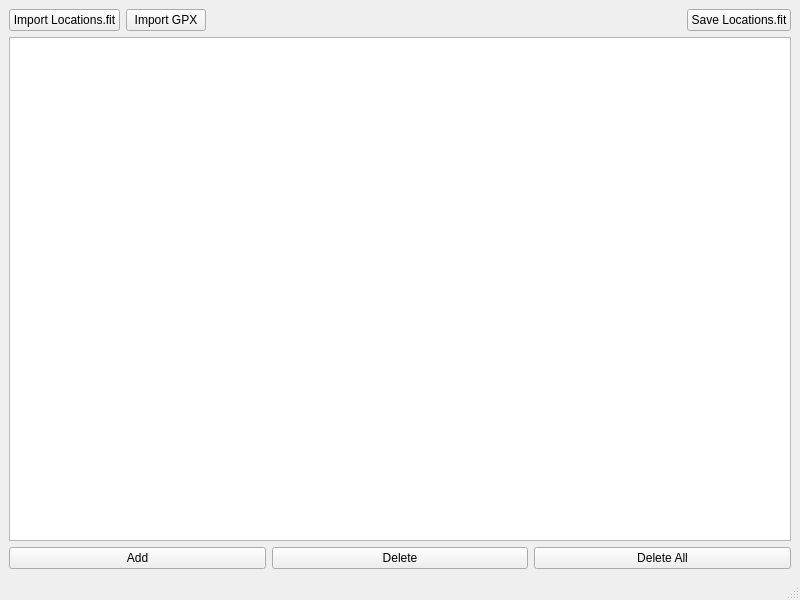
<?xml version="1.0" encoding="UTF-8"?>
<ui version="4.0">
 <class>MainWindow</class>
 <widget class="QMainWindow" name="MainWindow">
  <property name="geometry">
   <rect>
    <x>0</x>
    <y>0</y>
    <width>800</width>
    <height>600</height>
   </rect>
  </property>
  <property name="windowTitle">
   <string>MainWindow</string>
  </property>
  <widget class="QWidget" name="centralwidget">
   <layout class="QVBoxLayout" name="verticalLayout_2">
    <item>
     <layout class="QHBoxLayout" name="horizontalLayout">
      <item>
       <widget class="QPushButton" name="import_locations_fit_btn">
        <property name="text">
         <string>Import Locations.fit</string>
        </property>
       </widget>
      </item>
      <item>
       <widget class="QPushButton" name="import_gpx_btn">
        <property name="text">
         <string>Import GPX</string>
        </property>
       </widget>
      </item>
      <item>
       <spacer name="horizontalSpacer">
        <property name="orientation">
         <enum>Qt::Orientation::Horizontal</enum>
        </property>
        <property name="sizeHint" stdset="0">
         <size>
          <width>40</width>
          <height>20</height>
         </size>
        </property>
       </spacer>
      </item>
      <item>
       <widget class="QPushButton" name="save_locations_fit_btn">
        <property name="text">
         <string>Save Locations.fit</string>
        </property>
       </widget>
      </item>
     </layout>
    </item>
    <item>
     <widget class="QTableWidget" name="waypoint_table"/>
    </item>
    <item>
     <layout class="QHBoxLayout" name="horizontalLayout_2">
      <item>
       <widget class="QPushButton" name="add_wpt_btn">
        <property name="text">
         <string>Add</string>
        </property>
       </widget>
      </item>
      <item>
       <widget class="QPushButton" name="delete_wpt_btn">
        <property name="text">
         <string>Delete</string>
        </property>
       </widget>
      </item>
      <item>
       <widget class="QPushButton" name="delete_all_wpts_btn">
        <property name="text">
         <string>Delete All</string>
        </property>
       </widget>
      </item>
     </layout>
    </item>
   </layout>
  </widget>
  <widget class="QStatusBar" name="statusbar"/>
  <action name="import_locations_fit_action">
   <property name="text">
    <string>Import Locations.fit</string>
   </property>
   <property name="toolTip">
    <string>Import Waypoints from Locations.fit file</string>
   </property>
   <property name="shortcut">
    <string>Ctrl+O</string>
   </property>
   <property name="menuRole">
    <enum>QAction::MenuRole::NoRole</enum>
   </property>
  </action>
  <action name="import_gpx_action">
   <property name="text">
    <string>Import GPX</string>
   </property>
   <property name="toolTip">
    <string>Import Waypoints from GPX file</string>
   </property>
   <property name="shortcut">
    <string>Ctrl+L</string>
   </property>
   <property name="menuRole">
    <enum>QAction::MenuRole::NoRole</enum>
   </property>
  </action>
  <action name="save_locations_fit_action">
   <property name="text">
    <string>Save Locations.fit</string>
   </property>
   <property name="toolTip">
    <string>Save Waypoints to new Locations.fit file</string>
   </property>
   <property name="shortcut">
    <string>Ctrl+S</string>
   </property>
   <property name="menuRole">
    <enum>QAction::MenuRole::NoRole</enum>
   </property>
  </action>
  <action name="add_wpt_action">
   <property name="text">
    <string>Add Waypoint</string>
   </property>
   <property name="shortcut">
    <string>Ctrl++</string>
   </property>
   <property name="menuRole">
    <enum>QAction::MenuRole::NoRole</enum>
   </property>
  </action>
  <action name="delete_wpt_action">
   <property name="text">
    <string>Delete Waypoint</string>
   </property>
   <property name="shortcut">
    <string>Ctrl+Backspace</string>
   </property>
   <property name="menuRole">
    <enum>QAction::MenuRole::NoRole</enum>
   </property>
  </action>
  <action name="delete_all_wpts_action">
   <property name="text">
    <string>Delete All Waypoints</string>
   </property>
   <property name="shortcut">
    <string>Ctrl+Shift+Backspace</string>
   </property>
   <property name="menuRole">
    <enum>QAction::MenuRole::NoRole</enum>
   </property>
  </action>
 </widget>
 <resources/>
 <connections>
  <connection>
   <sender>import_locations_fit_btn</sender>
   <signal>clicked()</signal>
   <receiver>import_locations_fit_action</receiver>
   <slot>trigger()</slot>
   <hints>
    <hint type="sourcelabel">
     <x>87</x>
     <y>27</y>
    </hint>
    <hint type="destinationlabel">
     <x>-1</x>
     <y>-1</y>
    </hint>
   </hints>
  </connection>
  <connection>
   <sender>import_gpx_btn</sender>
   <signal>clicked()</signal>
   <receiver>import_gpx_action</receiver>
   <slot>trigger()</slot>
   <hints>
    <hint type="sourcelabel">
     <x>225</x>
     <y>27</y>
    </hint>
    <hint type="destinationlabel">
     <x>-1</x>
     <y>-1</y>
    </hint>
   </hints>
  </connection>
  <connection>
   <sender>save_locations_fit_btn</sender>
   <signal>clicked()</signal>
   <receiver>save_locations_fit_action</receiver>
   <slot>trigger()</slot>
   <hints>
    <hint type="sourcelabel">
     <x>717</x>
     <y>27</y>
    </hint>
    <hint type="destinationlabel">
     <x>-1</x>
     <y>-1</y>
    </hint>
   </hints>
  </connection>
  <connection>
   <sender>add_wpt_btn</sender>
   <signal>clicked()</signal>
   <receiver>add_wpt_action</receiver>
   <slot>trigger()</slot>
   <hints>
    <hint type="sourcelabel">
     <x>137</x>
     <y>544</y>
    </hint>
    <hint type="destinationlabel">
     <x>-1</x>
     <y>-1</y>
    </hint>
   </hints>
  </connection>
  <connection>
   <sender>delete_wpt_btn</sender>
   <signal>clicked()</signal>
   <receiver>delete_wpt_action</receiver>
   <slot>trigger()</slot>
   <hints>
    <hint type="sourcelabel">
     <x>399</x>
     <y>544</y>
    </hint>
    <hint type="destinationlabel">
     <x>-1</x>
     <y>-1</y>
    </hint>
   </hints>
  </connection>
  <connection>
   <sender>delete_all_wpts_btn</sender>
   <signal>clicked()</signal>
   <receiver>delete_all_wpts_action</receiver>
   <slot>trigger()</slot>
   <hints>
    <hint type="sourcelabel">
     <x>662</x>
     <y>544</y>
    </hint>
    <hint type="destinationlabel">
     <x>-1</x>
     <y>-1</y>
    </hint>
   </hints>
  </connection>
 </connections>
</ui>
